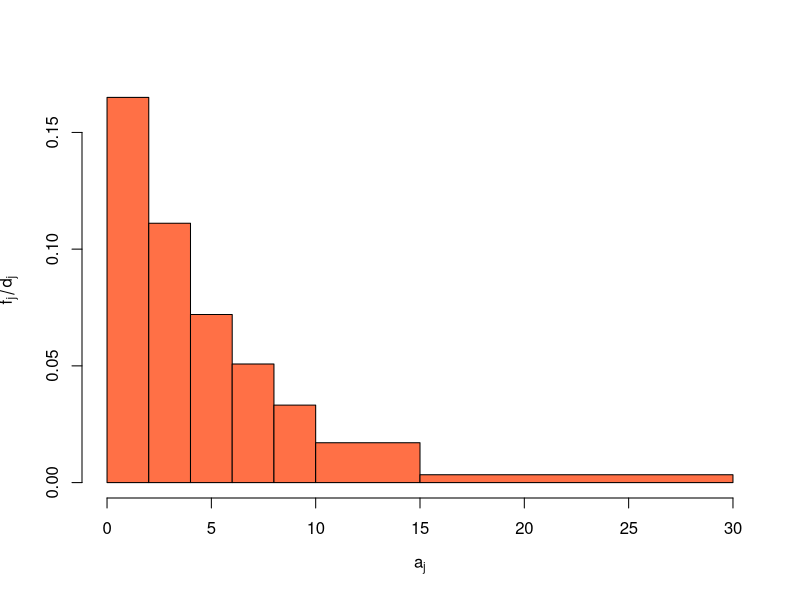

Reproduce this figure in R.
# Generating 5000 (= 1650 + 1111 + 720 + 508 + 332 + 427 + 252) random data points
minutes = c(runif(1650, 0, 2), runif(1111, 2, 4), runif(720, 4, 6),
            runif(508, 6, 8), runif(332, 8, 10), runif(427, 10, 15), runif(252, 15, 30))

breaks = c(0, 2, 4, 6, 8, 10, 15, 30)

bins <- cut(minutes, breaks)

absfreqs <- table(bins)
print(absfreqs)

relfreqs <- absfreqs / 5000
print(relfreqs)

hist(minutes, breaks=breaks, col=c("#FF7046"), main="",
     xlab=expression(a[j]), ylab=expression(f[j]/d[j]))

print(cumsum(relfreqs))
